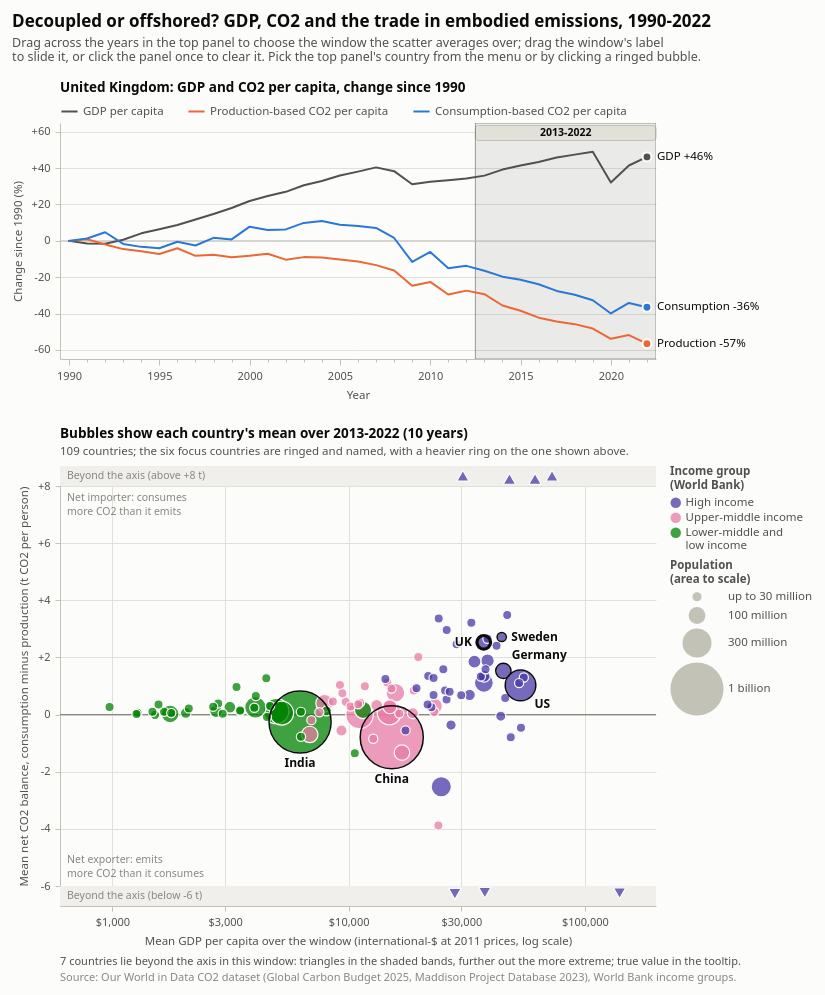

Write notebook code for a chart like this one.
### Markdown cell above
## 2. Visualization 1 - linked views in Altair

Top: one country's GDP per capita and CO2 per capita on both accounts, as percent change since
1990. Bottom: 109 countries, each a bubble at its mean GDP per capita (log scale) and its mean
net balance over the years brushed in the top panel; bubble area is population and hue is the
World Bank income group.

**Try it:** drag across the years in the top panel and watch the bubbles move; drag the brush
from the 1990s to the 2010s; click outside the brush to average over all 33 years; change the
country in the dropdown under the chart.

### Code cell
import vis1_altair_linked as v1
chart = v1.build_chart()
chart

### Figure 1 — Vega-Lite specification as saved in the notebook (floating-point values rounded to 4 significant figures; data arrays with more than 128 entries replaced by an {"elided": "..."} marker saying what was removed)
{"config": {"view": {"continuousWidth": 300, "continuousHeight": 300, "stroke": null}, "axis": {"domainColor": "#c3c2b7", "gridColor": "#e1e0d9", "gridWidth": 1, "labelColor": "#52514e", "labelFontSize": 11.0, "labelPadding": 5, "tickColor": "#c3c2b7", "titleColor": "#52514e", "titleFontSize": 11.5, "titleFontWeight": "normal", "titlePadding": 8}, "background": "#fcfcfb", "font": "Segoe UI, Helvetica Neue, Arial, DejaVu Sans, sans-serif", "legend": {"labelColor": "#52514e", "labelFontSize": 11.5, "labelLimit": 240, "offset": 14, "titleColor": "#52514e", "titleFontSize": 11.5, "titleFontWeight": 600, "titlePadding": 6}, "locale": {"number": {"currency": ["$", ""], "decimal": ".", "grouping": [3], "thousands": ",", "minus": "-"}}, "padding": 12}, "vconcat": [{"layer": [{"layer": [{"data": {"name": "data-79d2ff1e16d5d7ba7493a407e20f21be"}, "mark": {"type": "point", "opacity": 0, "size": 1}, "encoding": {"x": {"axis": {"format": "d", "grid": false, "labelExpr": "datum.value % 5 == 0 ? datum.label : ''", "labelOverlap": false, "tickCount": 33, "tickSize": {"condition": {"test": "datum.value % 5 == 0", "value": 6}, "value": 3}, "title": "Year", "values": [1990, 1991, 1992, 1993, 1994, 1995, 1996, 1997, 1998, 1999, 2000, 2001, 2002, 2003, 2004, 2005, 2006, 2007, 2008, 2009, 2010, 2011, 2012, 2013, 2014, 2015, 2016, 2017, 2018, 2019, 2020, 2021, 2022]}, "field": "year", "scale": {"domain": [1990.0, 2022.0], "nice": false}, "type": "quantitative"}, "y": {"value": 0}}, "name": "window_host_0", "transform": [{"filter": "(datum.country === country)"}, {"calculate": "datum.year - 0.5", "as": "year_from"}, {"calculate": "datum.year + 0.5", "as": "year_to"}, {"calculate": "format(datum.gdp_pc_change_pct, '+.1f') + '%'", "as": "tip_gdp_pc_change_pct"}, {"calculate": "format(datum.prod_change_pct, '+.1f') + '%'", "as": "tip_prod_change_pct"}, {"calculate": "format(datum.cons_change_pct, '+.1f') + '%'", "as": "tip_cons_change_pct"}]}, {"data": {"name": "data-fa405b8bfcf8e7daa8412878e41dc58f"}, "mark": {"type": "rect", "cornerRadius": 3, "fill": "#e1e0d9", "opacity": {"expr": "isDefined(brush.year) ? 1 : 0"}, "stroke": "#c3c2b7", "strokeWidth": 1}, "encoding": {"x": {"type": "quantitative", "datum": {"expr": "win_x0"}}, "x2": {"datum": {"expr": "win_x1"}}, "y": {"value": 2.5}, "y2": {"value": 17.5}}}, {"data": {"name": "data-fa405b8bfcf8e7daa8412878e41dc58f"}, "mark": {"type": "text", "baseline": "middle", "color": "#0b0b0b", "fontSize": 10.5, "fontWeight": 600, "opacity": {"expr": "isDefined(brush.year) ? 1 : 0"}, "text": {"expr": "win_label"}}, "encoding": {"x": {"type": "quantitative", "datum": {"expr": "(win_x0 + win_x1) / 2"}}, "y": {"value": 10.0}}}]}, {"data": {"name": "data-42990c68f268a11fa16682fcd3437a6f"}, "mark": {"type": "rule", "color": "#c3c2b7"}, "encoding": {"y": {"datum": 0}}}, {"data": {"name": "data-79d2ff1e16d5d7ba7493a407e20f21be"}, "mark": {"type": "line", "strokeCap": "round", "strokeJoin": "round", "strokeWidth": 2}, "encoding": {"color": {"field": "measure", "legend": {"columnPadding": 20, "direction": "horizontal", "labelLimit": 260, "offset": 6, "orient": "top", "symbolSize": 260, "symbolStrokeWidth": 2, "symbolType": "stroke", "title": null}, "scale": {"domain": ["GDP per capita", "Production-based CO2 per capita", "Consumption-based CO2 per capita"], "range": ["#52514e", "#eb6834", "#2a78d6"]}, "type": "nominal"}, "x": {"axis": {"format": "d", "grid": false, "labelExpr": "datum.value % 5 == 0 ? datum.label : ''", "labelOverlap": false, "tickCount": 33, "tickSize": {"condition": {"test": "datum.value % 5 == 0", "value": 6}, "value": 3}, "title": "Year", "values": [1990, 1991, 1992, 1993, 1994, 1995, 1996, 1997, 1998, 1999, 2000, 2001, 2002, 2003, 2004, 2005, 2006, 2007, 2008, 2009, 2010, 2011, 2012, 2013, 2014, 2015, 2016, 2017, 2018, 2019, 2020, 2021, 2022]}, "field": "year", "scale": {"domain": [1990.0, 2022.0], "nice": false}, "type": "quantitative"}, "y": {"axis": {"format": "+d", "grid": true, "labelExpr": "datum.value == 0 ? '0' : datum.label", "tickCount": 6, "title": "Change since 1990 (%)"}, "field": "value", "scale": {"domainMax": {"expr": "y_hi"}, "domainMin": {"expr": "y_lo"}, "nice": false, "zero": false}, "type": "quantitative"}}, "transform": [{"filter": "(datum.country === country)"}, {"calculate": "datum.year - 0.5", "as": "year_from"}, {"calculate": "datum.year + 0.5", "as": "year_to"}, {"calculate": "format(datum.gdp_pc_change_pct, '+.1f') + '%'", "as": "tip_gdp_pc_change_pct"}, {"calculate": "format(datum.prod_change_pct, '+.1f') + '%'", "as": "tip_prod_change_pct"}, {"calculate": "format(datum.cons_change_pct, '+.1f') + '%'", "as": "tip_cons_change_pct"}, {"fold": ["gdp_pc_change_pct", "prod_change_pct", "cons_change_pct"], "as": ["column", "value"]}, {"calculate": "({\"gdp_pc_change_pct\": \"GDP per capita\", \"prod_change_pct\": \"Production-based CO2 per capita\", \"cons_change_pct\": \"Consumption-based CO2 per capita\"})[datum.column]", "as": "measure"}]}, {"data": {"name": "data-79d2ff1e16d5d7ba7493a407e20f21be"}, "mark": {"type": "point", "filled": true, "opacity": 1, "size": 78, "stroke": "#fcfcfb", "strokeWidth": 2.0}, "encoding": {"fill": {"field": "measure", "legend": null, "scale": {"domain": ["GDP per capita", "Production-based CO2 per capita", "Consumption-based CO2 per capita"], "range": ["#52514e", "#eb6834", "#2a78d6"]}, "type": "nominal"}, "x": {"axis": {"format": "d", "grid": false, "labelExpr": "datum.value % 5 == 0 ? datum.label : ''", "labelOverlap": false, "tickCount": 33, "tickSize": {"condition": {"test": "datum.value % 5 == 0", "value": 6}, "value": 3}, "title": "Year", "values": [1990, 1991, 1992, 1993, 1994, 1995, 1996, 1997, 1998, 1999, 2000, 2001, 2002, 2003, 2004, 2005, 2006, 2007, 2008, 2009, 2010, 2011, 2012, 2013, 2014, 2015, 2016, 2017, 2018, 2019, 2020, 2021, 2022]}, "field": "year", "scale": {"domain": [1990.0, 2022.0], "nice": false}, "type": "quantitative"}, "y": {"axis": {"format": "+d", "grid": true, "labelExpr": "datum.value == 0 ? '0' : datum.label", "tickCount": 6, "title": "Change since 1990 (%)"}, "field": "value", "scale": {"domainMax": {"expr": "y_hi"}, "domainMin": {"expr": "y_lo"}, "nice": false, "zero": false}, "type": "quantitative"}}, "transform": [{"filter": "(datum.country === country)"}, {"calculate": "datum.year - 0.5", "as": "year_from"}, {"calculate": "datum.year + 0.5", "as": "year_to"}, {"calculate": "format(datum.gdp_pc_change_pct, '+.1f') + '%'", "as": "tip_gdp_pc_change_pct"}, {"calculate": "format(datum.prod_change_pct, '+.1f') + '%'", "as": "tip_prod_change_pct"}, {"calculate": "format(datum.cons_change_pct, '+.1f') + '%'", "as": "tip_cons_change_pct"}, {"fold": ["gdp_pc_change_pct", "prod_change_pct", "cons_change_pct"], "as": ["column", "value"]}, {"calculate": "({\"gdp_pc_change_pct\": \"GDP per capita\", \"prod_change_pct\": \"Production-based CO2 per capita\", \"cons_change_pct\": \"Consumption-based CO2 per capita\"})[datum.column]", "as": "measure"}, {"filter": "(datum.year === 2022)"}]}, {"data": {"name": "data-77f85facd0396dac9005c7f3349c7ef6"}, "mark": {"type": "text", "align": "left", "baseline": "middle", "color": "#0b0b0b", "dx": 10, "fontSize": 11.5}, "encoding": {"text": {"field": "text", "type": "nominal"}, "x": {"axis": {"format": "d", "grid": false, "labelExpr": "datum.value % 5 == 0 ? datum.label : ''", "labelOverlap": false, "tickCount": 33, "tickSize": {"condition": {"test": "datum.value % 5 == 0", "value": 6}, "value": 3}, "title": "Year", "values": [1990, 1991, 1992, 1993, 1994, 1995, 1996, 1997, 1998, 1999, 2000, 2001, 2002, 2003, 2004, 2005, 2006, 2007, 2008, 2009, 2010, 2011, 2012, 2013, 2014, 2015, 2016, 2017, 2018, 2019, 2020, 2021, 2022]}, "field": "year", "scale": {"domain": [1990.0, 2022.0], "nice": false}, "type": "quantitative"}, "y": {"axis": {"format": "+d", "grid": true, "labelExpr": "datum.value == 0 ? '0' : datum.label", "tickCount": 6, "title": "Change since 1990 (%)"}, "field": "label_y", "scale": {"domainMax": {"expr": "y_hi"}, "domainMin": {"expr": "y_lo"}, "nice": false, "zero": false}, "type": "quantitative"}}, "transform": [{"filter": "(datum.country === country)"}]}, {"data": {"name": "data-79d2ff1e16d5d7ba7493a407e20f21be"}, "mark": {"type": "rule", "color": "#52514e", "strokeWidth": 1}, "encoding": {"opacity": {"condition": {"param": "hover_year", "value": 1, "empty": false}, "value": 0}, "x": {"axis": {"format": "d", "grid": false, "labelExpr": "datum.value % 5 == 0 ? datum.label : ''", "labelOverlap": false, "tickCount": 33, "tickSize": {"condition": {"test": "datum.value % 5 == 0", "value": 6}, "value": 3}, "title": "Year", "values": [1990, 1991, 1992, 1993, 1994, 1995, 1996, 1997, 1998, 1999, 2000, 2001, 2002, 2003, 2004, 2005, 2006, 2007, 2008, 2009, 2010, 2011, 2012, 2013, 2014, 2015, 2016, 2017, 2018, 2019, 2020, 2021, 2022]}, "field": "year", "scale": {"domain": [1990.0, 2022.0], "nice": false}, "type": "quantitative"}, "y": {"value": 20}, "y2": {"value": 236}}, "transform": [{"filter": "(datum.country === country)"}, {"calculate": "datum.year - 0.5", "as": "year_from"}, {"calculate": "datum.year + 0.5", "as": "year_to"}, {"calculate": "format(datum.gdp_pc_change_pct, '+.1f') + '%'", "as": "tip_gdp_pc_change_pct"}, {"calculate": "format(datum.prod_change_pct, '+.1f') + '%'", "as": "tip_prod_change_pct"}, {"calculate": "format(datum.cons_change_pct, '+.1f') + '%'", "as": "tip_cons_change_pct"}]}, {"data": {"name": "data-79d2ff1e16d5d7ba7493a407e20f21be"}, "mark": {"type": "point", "filled": true, "opacity": 1, "size": 78, "stroke": "#fcfcfb", "strokeWidth": 2.0}, "encoding": {"fill": {"field": "measure", "legend": null, "scale": {"domain": ["GDP per capita", "Production-based CO2 per capita", "Consumption-based CO2 per capita"], "range": ["#52514e", "#eb6834", "#2a78d6"]}, "type": "nominal"}, "opacity": {"condition": {"param": "hover_year", "value": 1, "empty": false}, "value": 0}, "x": {"axis": {"format": "d", "grid": false, "labelExpr": "datum.value % 5 == 0 ? datum.label : ''", "labelOverlap": false, "tickCount": 33, "tickSize": {"condition": {"test": "datum.value % 5 == 0", "value": 6}, "value": 3}, "title": "Year", "values": [1990, 1991, 1992, 1993, 1994, 1995, 1996, 1997, 1998, 1999, 2000, 2001, 2002, 2003, 2004, 2005, 2006, 2007, 2008, 2009, 2010, 2011, 2012, 2013, 2014, 2015, 2016, 2017, 2018, 2019, 2020, 2021, 2022]}, "field": "year", "scale": {"domain": [1990.0, 2022.0], "nice": false}, "type": "quantitative"}, "y": {"axis": {"format": "+d", "grid": true, "labelExpr": "datum.value == 0 ? '0' : datum.label", "tickCount": 6, "title": "Change since 1990 (%)"}, "field": "value", "scale": {"domainMax": {"expr": "y_hi"}, "domainMin": {"expr": "y_lo"}, "nice": false, "zero": false}, "type": "quantitative"}}, "transform": [{"filter": "(datum.country === country)"}, {"calculate": "datum.year - 0.5", "as": "year_from"}, {"calculate": "datum.year + 0.5", "as": "year_to"}, {"calculate": "format(datum.gdp_pc_change_pct, '+.1f') + '%'", "as": "tip_gdp_pc_change_pct"}, {"calculate": "format(datum.prod_change_pct, '+.1f') + '%'", "as": "tip_prod_change_pct"}, {"calculate": "format(datum.cons_change_pct, '+.1f') + '%'", "as": "tip_cons_change_pct"}, {"fold": ["gdp_pc_change_pct", "prod_change_pct", "cons_change_pct"], "as": ["column", "value"]}, {"calculate": "({\"gdp_pc_change_pct\": \"GDP per capita\", \"prod_change_pct\": \"Production-based CO2 per capita\", \"cons_change_pct\": \"Consumption-based CO2 per capita\"})[datum.column]", "as": "measure"}]}, {"layer": [{"mark": {"type": "rect", "cursor": "crosshair", "opacity": 0}, "encoding": {"tooltip": [{"field": "country", "title": "Country", "type": "nominal"}, {"field": "year", "format": "d", "title": "Year", "type": "quantitative"}, {"field": "tip_gdp_pc_change_pct", "title": "GDP per capita", "type": "nominal"}, {"field": "tip_prod_change_pct", "title": "Production-based CO2 per capita", "type": "nominal"}, {"field": "tip_cons_change_pct", "title": "Consumption-based CO2 per capita", "type": "nominal"}], "x": {"axis": {"format": "d", "grid": false, "labelExpr": "datum.value % 5 == 0 ? datum.label : ''", "labelOverlap": false, "tickCount": 33, "tickSize": {"condition": {"test": "datum.value % 5 == 0", "value": 6}, "value": 3}, "title": "Year", "values": [1990, 1991, 1992, 1993, 1994, 1995, 1996, 1997, 1998, 1999, 2000, 2001, 2002, 2003, 2004, 2005, 2006, 2007, 2008, 2009, 2010, 2011, 2012, 2013, 2014, 2015, 2016, 2017, 2018, 2019, 2020, 2021, 2022]}, "field": "year_from", "scale": {"domain": [1990.0, 2022.0], "nice": false}, "type": "quantitative"}, "x2": {"field": "year_to"}, "y": {"value": 20}, "y2": {"value": 236}}, "name": "year_bands_7", "transform": [{"filter": "(datum.country === country)"}, {"calculate": "datum.year - 0.5", "as": "year_from"}, {"calculate": "datum.year + 0.5", "as": "year_to"}, {"calculate": "format(datum.gdp_pc_change_pct, '+.1f') + '%'", "as": "tip_gdp_pc_change_pct"}, {"calculate": "format(datum.prod_change_pct, '+.1f') + '%'", "as": "tip_prod_change_pct"}, {"calculate": "format(datum.cons_change_pct, '+.1f') + '%'", "as": "tip_cons_change_pct"}]}], "data": {"name": "data-79d2ff1e16d5d7ba7493a407e20f21be"}}], "height": 236, "title": {"text": {"expr": "country + ': GDP and CO2 per capita, change since 1990'"}, "anchor": "start", "color": "#0b0b0b", "fontSize": 13.5, "fontWeight": 600, "frame": "group", "offset": 8, "subtitleColor": "#52514e", "subtitleFontSize": 11.5, "subtitlePadding": 5}, "width": 596}, {"layer": [{"data": {"name": "data-e1f600291077253fc28dc61dd0da8123"}, "mark": {"type": "rect", "color": "#f0efec"}, "encoding": {"y": {"axis": {"format": "+d", "grid": true, "labelExpr": "datum.value == 0 ? '0' : datum.label", "labels": true, "ticks": true, "title": "Mean net CO2 balance, consumption minus production (t CO2 per person)", "values": [-6, -4, -2, 0, 2, 4, 6, 8]}, "field": "y0", "scale": {"domain": [-6.7, 8.7], "nice": false, "type": "linear", "zero": false}, "type": "quantitative"}, "y2": {"field": "y1"}}}, {"data": {"name": "data-42990c68f268a11fa16682fcd3437a6f"}, "mark": {"type": "rule", "color": "#898781", "strokeWidth": 1.2}, "encoding": {"y": {"datum": 0}}}, {"data": {"name": "data-fa7fc782eb7f17ad8ad501154e27dfa3"}, "mark": {"type": "text", "align": "left", "baseline": "middle", "color": "#898781", "fontSize": 10.5}, "encoding": {"text": {"field": "text", "type": "nominal"}, "x": {"value": 7}, "y": {"field": "y", "scale": null, "type": "quantitative"}}}, {"layer": [{"mark": {"type": "point", "filled": true, "opacity": 1, "strokeOpacity": 1, "strokeWidth": 1.2}, "encoding": {"color": {"field": "income_group", "legend": {"labelExpr": "datum.label == 'Lower-middle and low income' ? ['Lower-middle and', 'low income'] : datum.label", "symbolOpacity": 0.75, "symbolSize": 110, "symbolStrokeWidth": 0, "symbolType": "circle", "title": ["Income group", "(World Bank)"]}, "scale": {"domain": ["High income", "Upper-middle income", "Lower-middle and low income"], "range": ["#4a3aa7", "#e87ba4", "#008300"]}, "type": "nominal"}, "fillOpacity": {"condition": {"param": "hover_country", "value": 1.0, "empty": false}, "value": 0.75}, "order": {"field": "mean_pop", "sort": "descending", "type": "quantitative"}, "shape": {"field": "pin", "legend": null, "scale": {"domain": ["inside", "above", "below"], "range": ["circle", "triangle-up", "triangle-down"]}, "type": "nominal"}, "size": {"field": "size_pop", "legend": {"labelExpr": "datum.value <= 30000000 ? 'up to 30 million' : datum.value >= 1e9 ? format(datum.value / 1e9, 'd') + ' billion' : format(datum.value / 1e6, 'd') + ' million'", "rowPadding": 4, "symbolFillColor": "#c3c2b7", "symbolOpacity": 1, "symbolStrokeColor": "#fcfcfb", "symbolStrokeWidth": 0, "symbolType": "circle", "title": ["Population", "(area to scale)"], "values": [30000000.0, 100000000.0, 300000000.0, 1000000000.0]}, "scale": {"domain": [0, 1500000000.0], "range": [0, 4232.0], "type": "linear"}, "type": "quantitative"}, "stroke": {"condition": {"param": "hover_country", "value": "#0b0b0b", "empty": false}, "value": "#fcfcfb"}, "x": {"axis": {"format": "$,.0f", "grid": true, "title": "Mean GDP per capita over the window (international-$ at 2011 prices, log scale)", "values": [1000, 3000, 10000, 30000, 100000]}, "field": "mean_gdp", "scale": {"domain": [600, 200000], "nice": false, "type": "log"}, "type": "quantitative"}, "y": {"axis": {"format": "+d", "grid": true, "labelExpr": "datum.value == 0 ? '0' : datum.label", "labels": true, "ticks": true, "title": "Mean net CO2 balance, consumption minus production (t CO2 per person)", "values": [-6, -4, -2, 0, 2, 4, 6, 8]}, "field": "y_plot", "scale": {"domain": [-6.7, 8.7], "nice": false, "type": "linear", "zero": false}, "type": "quantitative"}}}, {"mark": {"type": "point", "filled": false, "opacity": 1, "size": {"expr": "2.821333333333333e-06 * datum.size_pop"}, "stroke": "#0b0b0b"}, "encoding": {"strokeWidth": {"condition": {"test": "(datum.country === country)", "value": 3.2}, "value": 1.5}, "x": {"axis": {"format": "$,.0f", "grid": true, "title": "Mean GDP per capita over the window (international-$ at 2011 prices, log scale)", "values": [1000, 3000, 10000, 30000, 100000]}, "field": "mean_gdp", "scale": {"domain": [600, 200000], "nice": false, "type": "log"}, "type": "quantitative"}, "y": {"axis": {"format": "+d", "grid": true, "labelExpr": "datum.value == 0 ? '0' : datum.label", "labels": true, "ticks": true, "title": "Mean net CO2 balance, consumption minus production (t CO2 per person)", "values": [-6, -4, -2, 0, 2, 4, 6, 8]}, "field": "y_plot", "scale": {"domain": [-6.7, 8.7], "nice": false, "type": "linear", "zero": false}, "type": "quantitative"}}, "transform": [{"filter": "(datum.is_focus === 1)"}]}, {"mark": {"type": "text", "align": {"expr": "datum.label_align"}, "baseline": {"expr": "datum.label_base"}, "dx": {"expr": "datum.label_dx"}, "dy": {"expr": "datum.label_dy"}, "fill": "#fcfcfb", "fontSize": 12.0, "fontWeight": 600, "stroke": "#fcfcfb", "strokeJoin": "round", "strokeOpacity": 0.85, "strokeWidth": 3}, "encoding": {"text": {"field": "label", "type": "nominal"}, "x": {"axis": {"format": "$,.0f", "grid": true, "title": "Mean GDP per capita over the window (international-$ at 2011 prices, log scale)", "values": [1000, 3000, 10000, 30000, 100000]}, "field": "mean_gdp", "scale": {"domain": [600, 200000], "nice": false, "type": "log"}, "type": "quantitative"}, "y": {"axis": {"format": "+d", "grid": true, "labelExpr": "datum.value == 0 ? '0' : datum.label", "labels": true, "ticks": true, "title": "Mean net CO2 balance, consumption minus production (t CO2 per person)", "values": [-6, -4, -2, 0, 2, 4, 6, 8]}, "field": "y_plot", "scale": {"domain": [-6.7, 8.7], "nice": false, "type": "linear", "zero": false}, "type": "quantitative"}}, "transform": [{"filter": "(datum.is_focus === 1)"}]}, {"mark": {"type": "text", "align": {"expr": "datum.label_align"}, "baseline": {"expr": "datum.label_base"}, "dx": {"expr": "datum.label_dx"}, "dy": {"expr": "datum.label_dy"}, "fill": "#0b0b0b", "fontSize": 12.0, "fontWeight": 600}, "encoding": {"text": {"field": "label", "type": "nominal"}, "x": {"axis": {"format": "$,.0f", "grid": true, "title": "Mean GDP per capita over the window (international-$ at 2011 prices, log scale)", "values": [1000, 3000, 10000, 30000, 100000]}, "field": "mean_gdp", "scale": {"domain": [600, 200000], "nice": false, "type": "log"}, "type": "quantitative"}, "y": {"axis": {"format": "+d", "grid": true, "labelExpr": "datum.value == 0 ? '0' : datum.label", "labels": true, "ticks": true, "title": "Mean net CO2 balance, consumption minus production (t CO2 per person)", "values": [-6, -4, -2, 0, 2, 4, 6, 8]}, "field": "y_plot", "scale": {"domain": [-6.7, 8.7], "nice": false, "type": "linear", "zero": false}, "type": "quantitative"}}, "transform": [{"filter": "(datum.is_focus === 1)"}]}, {"mark": {"type": "point", "opacity": 0, "size": 1, "tooltip": {"expr": "(datum.datum || datum).pin == 'inside' ? {'Country': (datum.datum || datum).country, 'Income group': (datum.datum || datum).income_group, 'Mean GDP per capita': (datum.datum || datum).tip_gdp, 'Mean net balance': (datum.datum || datum).tip_net, 'Mean population': (datum.datum || datum).tip_pop, 'Years averaged': (datum.datum || datum).tip_years} : {'Country': (datum.datum || datum).country, 'Income group': (datum.datum || datum).income_group, 'Mean GDP per capita': (datum.datum || datum).tip_gdp, 'Mean net balance': (datum.datum || datum).tip_net, 'Mean population': (datum.datum || datum).tip_pop, 'Years averaged': (datum.datum || datum).tip_years, 'Drawn': 'at the edge, beyond the axis'}"}}, "encoding": {"x": {"axis": {"format": "$,.0f", "grid": true, "title": "Mean GDP per capita over the window (international-$ at 2011 prices, log scale)", "values": [1000, 3000, 10000, 30000, 100000]}, "field": "mean_gdp", "scale": {"domain": [600, 200000], "nice": false, "type": "log"}, "type": "quantitative"}, "y": {"axis": {"format": "+d", "grid": true, "labelExpr": "datum.value == 0 ? '0' : datum.label", "labels": true, "ticks": true, "title": "Mean net CO2 balance, consumption minus production (t CO2 per person)", "values": [-6, -4, -2, 0, 2, 4, 6, 8]}, "field": "y_plot", "scale": {"domain": [-6.7, 8.7], "nice": false, "type": "linear", "zero": false}, "type": "quantitative"}}, "name": "bubble_targets_3"}], "data": {"name": "data-0e02c6c29291c5940dc760080d15385a"}, "transform": [{"filter": {"param": "brush"}}, {"aggregate": [{"op": "mean", "field": "gdp_per_capita", "as": "mean_gdp"}, {"op": "mean", "field": "net_co2_per_capita", "as": "mean_net"}, {"op": "mean", "field": "population", "as": "mean_pop"}, {"op": "count", "as": "n_years"}, {"op": "min", "field": "year", "as": "year_min"}, {"op": "max", "field": "year", "as": "year_max"}], "groupby": ["country", "income_group", "is_focus"]}, {"calculate": "datum.mean_net > 8.0 ? 'above' : datum.mean_net < -6.0 ? 'below' : 'inside'", "as": "pin"}, {"calculate": "datum.pin == 'above' ? 8.0 + 0.7 * (0.3 + 0.39999999999999997 * min(1, 1 * (datum.mean_net - 8.0) / 30.0)) : datum.pin == 'below' ? -6.0 + -0.7 * (0.3 + 0.39999999999999997 * min(1, -1 * (datum.mean_net - -6.0) / 30.0)) : datum.mean_net", "as": "y_plot"}, {"calculate": "max(datum.mean_pop, 30000000.0) * (datum.pin == 'inside' ? 1 : 1.8137993642342178)", "as": "size_pop"}, {"calculate": "sqrt(2.821333333333333e-06 * max(datum.mean_pop, 30000000.0)) / 2", "as": "radius"}, {"calculate": "({\"United States\": \"US\", \"United Kingdom\": \"UK\", \"Germany\": \"Germany\", \"Sweden\": \"Sweden\", \"China\": \"China\", \"India\": \"India\"})[datum.country]", "as": "label"}, {"calculate": "({\"United States\": 1, \"United Kingdom\": -1, \"Germany\": 1, \"Sweden\": 1, \"China\": 0, \"India\": 0})[datum.country]", "as": "side_h"}, {"calculate": "({\"United States\": 1, \"United Kingdom\": 0, \"Germany\": -1, \"Sweden\": 0, \"China\": 1, \"India\": 1})[datum.country]", "as": "side_v"}, {"calculate": "datum.side_h * (datum.side_h != 0 && datum.side_v != 0 ? 0.71 * datum.radius + 3 : datum.radius + 5)", "as": "label_dx"}, {"calculate": "datum.side_v * (datum.side_h != 0 && datum.side_v != 0 ? 0.71 * datum.radius + 3 : datum.radius + 5)", "as": "label_dy"}, {"calculate": "datum.side_h > 0 ? 'left' : datum.side_h < 0 ? 'right' : 'center'", "as": "label_align"}, {"calculate": "datum.side_v > 0 ? 'top' : datum.side_v < 0 ? 'bottom' : 'middle'", "as": "label_base"}, {"calculate": "'$' + format(datum.mean_gdp, ',.0f')", "as": "tip_gdp"}, {"calculate": "format(datum.mean_net, '+.2f') + ' t CO2 per person'", "as": "tip_net"}, {"calculate": "datum.mean_pop >= 1e9 ? format(datum.mean_pop / 1e9, '.2f') + ' billion' : format(datum.mean_pop / 1e6, '.1f') + ' million'", "as": "tip_pop"}, {"calculate": "datum.n_years == 1 ? toString(datum.year_min) : datum.year_min + '-' + datum.year_max + ' (' + datum.n_years + ' years)'", "as": "tip_years"}]}, {"data": {"name": "data-0e02c6c29291c5940dc760080d15385a"}, "mark": {"type": "text", "align": "left", "baseline": "top", "color": "#52514e", "fontSize": 11.0}, "encoding": {"text": {"field": "note", "type": "nominal"}, "x": {"value": 0}, "y": {"value": 490.0}}, "transform": [{"filter": {"param": "brush"}}, {"aggregate": [{"op": "mean", "field": "net_co2_per_capita", "as": "mean_net"}], "groupby": ["country"]}, {"calculate": "datum.mean_net > 8.0 || datum.mean_net < -6.0 ? 1 : 0", "as": "off"}, {"aggregate": [{"op": "sum", "field": "off", "as": "n_off"}]}, {"calculate": "datum.n_off == 0 ? 'No country lies beyond the axis in this window.' : (datum.n_off == 1 ? '1 country lies' : datum.n_off + ' countries lie') + ' beyond the axis in this window: triangles in the shaded bands, further out the more extreme; true value in the tooltip.'", "as": "note"}]}, {"data": {"name": "data-df7ac4a0340f81db452d41fbe6cf1714"}, "mark": {"type": "text", "align": "left", "baseline": "top", "color": "#898781", "fontSize": 11.0}, "encoding": {"text": {"field": "note", "type": "nominal"}, "x": {"value": 0}, "y": {"value": 506.0}}}], "height": 440, "title": {"text": {"expr": "win_hi < win_lo ? \"The brush holds no whole year: drag it wider, or click the top panel to clear it\" : \"Bubbles show each country's mean over \" + win_label + (isDefined(brush.year) ? (win_lo == win_hi ? ' (one year)' : ' (' + (win_hi - win_lo + 1) + ' years)') : ' (all 33 years, no window brushed)')"}, "anchor": "start", "color": "#0b0b0b", "fontSize": 13.5, "fontWeight": 600, "frame": "group", "offset": 8, "subtitle": "109 countries; the six focus countries are ringed and named, with a heavier ring on the one shown above.", "subtitleColor": "#52514e", "subtitleFontSize": 11.5, "subtitlePadding": 5}, "width": 596}], "description": "Linked views. An interval selection (a brush) on the time series of one country sets the years over which the scatter below averages GDP per capita and the net balance of embodied CO2 for every country.", "params": [{"name": "brush", "select": {"type": "interval", "clear": false, "encodings": ["x"], "mark": {"cursor": "ew-resize", "fill": "#0b0b0b", "fillOpacity": 0.07, "stroke": "#52514e", "strokeOpacity": 0.55, "strokeWidth": 1}, "zoom": false}, "value": {"x": [2012.0, 2022.0]}, "views": ["window_host_0"]}, {"name": "hover_year", "select": {"type": "point", "clear": "pointerout", "fields": ["year"], "on": "pointerover"}, "views": ["year_bands_7"]}, {"name": "hover_country", "select": {"type": "point", "clear": "pointerout", "fields": ["country"], "nearest": true, "on": "pointerover"}, "views": ["bubble_targets_3"]}, {"name": "pick", "select": {"type": "point", "clear": false, "fields": ["country"], "nearest": true, "on": "click[event.item && event.item.isVoronoi && event.item.datum.datum.is_focus === 1]", "toggle": false}, "bind": {"input": "select", "options": ["United States", "United Kingdom", "Germany", "Sweden", "China", "India"], "name": "Country in the top panel "}, "value": [{"country": "United Kingdom"}], "views": ["bubble_targets_3"]}, {"name": "country", "expr": "indexof([\"United States\", \"United Kingdom\", \"Germany\", \"Sweden\", \"China\", \"India\"], pick_country) >= 0 ? pick_country : \"United Kingdom\""}, {"name": "y_lo", "expr": "({\"China\": -43.58, \"Germany\": -51.56, \"India\": -22.3, \"Sweden\": -65.58, \"United Kingdom\": -64.95, \"United States\": -38.83})[country]"}, {"name": "y_hi", "expr": "({\"China\": 626.51, \"Germany\": 102.75, \"India\": 302.7, \"Sweden\": 86.42, \"United Kingdom\": 64.81, \"United States\": 69.55})[country]"}, {"name": "win_x0", "expr": "isDefined(brush.year) ? min(brush.year[0], brush.year[1]) : 1989.5"}, {"name": "win_x1", "expr": "isDefined(brush.year) ? max(brush.year[0], brush.year[1]) : 1989.5"}, {"name": "win_lo", "expr": "isDefined(brush.year) ? ceil(min(brush.year[0], brush.year[1])) : 1990"}, {"name": "win_hi", "expr": "isDefined(brush.year) ? floor(max(brush.year[0], brush.year[1])) : 2022"}, {"name": "win_label", "expr": "win_hi < win_lo ? 'no whole year' : win_lo == win_hi ? toString(win_lo) : win_lo + '-' + win_hi"}], "resolve": {"scale": {"color": "independent", "shape": "independent", "size": "independent"}}, "spacing": 26, "title": {"text": "Decoupled or offshored? GDP, CO2 and the trade in embodied emissions, 1990-2022", "anchor": "start", "color": "#0b0b0b", "fontSize": 17.0, "fontWeight": 600, "offset": 16, "subtitle": ["Drag across the years in the top panel to choose the window the scatter averages over; drag the window's label", "to slide it, or click the panel once to clear it. Pick the top panel's country from the menu or by clicking a ringed bubble."], "subtitleColor": "#52514e", "subtitleFontSize": 12.5, "subtitlePadding": 6}, "usermeta": {"embedOptions": {"actions": false, "renderer": "svg", "tooltip": {"offsetX": 22, "offsetY": 14}}}, "$schema": "https://vega.github.io/schema/vega-lite/v6.4.1.json", "datasets": {"data-79d2ff1e16d5d7ba7493a407e20f21be": {"elided": "198 records"}, "data-fa405b8bfcf8e7daa8412878e41dc58f": [{"tab": 1}], "data-42990c68f268a11fa16682fcd3437a6f": [{"zero": 0}], "data-77f85facd0396dac9005c7f3349c7ef6": [{"country": "United States", "measure": "GDP per capita", "year": 2022, "value": 56.33, "label_y": 56.33, "text": "GDP +56%"}, {"country": "United States", "measure": "Production-based CO2 per capita", "year": 2022, "value": -26.92, "label_y": -26.92, "text": "Production -27%"}, {"country": "United States", "measure": "Consumption-based CO2 per capita", "year": 2022, "value": -18.25, "label_y": -18.25, "text": "Consumption -18%"}, {"country": "United Kingdom", "measure": "GDP per capita", "year": 2022, "value": 46.15, "label_y": 46.15, "text": "GDP +46%"}, {"country": "United Kingdom", "measure": "Production-based CO2 per capita", "year": 2022, "value": -56.51, "label_y": -56.51, "text": "Production -57%"}, {"country": "United Kingdom", "measure": "Consumption-based CO2 per capita", "year": 2022, "value": -36.48, "label_y": -36.48, "text": "Consumption -36%"}, {"country": "Germany", "measure": "GDP per capita", "year": 2022, "value": 83.87, "label_y": 83.87, "text": "GDP +84%"}, {"country": "Germany", "measure": "Production-based CO2 per capita", "year": 2022, "value": -39.98, "label_y": -41.44, "text": "Production -40%"}, {"country": "Germany", "measure": "Consumption-based CO2 per capita", "year": 2022, "value": -33.74, "label_y": -32.28, "text": "Consumption -34%"}, {"country": "Sweden", "measure": "GDP per capita", "year": 2022, "value": 67.89, "label_y": 67.89, "text": "GDP +68%"}, {"country": "Sweden", "measure": "Production-based CO2 per capita", "year": 2022, "value": -48.35, "label_y": -45.53, "text": "Production -48%"}, {"country": "Sweden", "measure": "Consumption-based CO2 per capita", "year": 2022, "value": -51.73, "label_y": -54.55, "text": "Consumption -52%"}, {"country": "China", "measure": "GDP per capita", "year": 2022, "value": 544.8, "label_y": 544.8, "text": "GDP +545%"}, {"country": "China", "measure": "Production-based CO2 per capita", "year": 2022, "value": 281.7, "label_y": 289.5, "text": "Production +282%"}, {"country": "China", "measure": "Consumption-based CO2 per capita", "year": 2022, "value": 257.5, "label_y": 249.7, "text": "Consumption +258%"}, {"country": "India", "measure": "GDP per capita", "year": 2022, "value": 263.1, "label_y": 263.1, "text": "GDP +263%"}, {"country": "India", "measure": "Production-based CO2 per capita", "year": 2022, "value": 197.2, "label_y": 197.2, "text": "Production +197%"}, {"country": "India", "measure": "Consumption-based CO2 per capita", "year": 2022, "value": 143.4, "label_y": 143.4, "text": "Consumption +143%"}], "data-e1f600291077253fc28dc61dd0da8123": [{"y0": 8.0, "y1": 8.7}, {"y0": -6.7, "y1": -6.0}], "data-fa7fc782eb7f17ad8ad501154e27dfa3": [{"y": 10.0, "text": "Beyond the axis (above +8 t)"}, {"y": 32.28, "text": "Net importer: consumes"}, {"y": 45.93, "text": "more CO2 than it emits"}, {"y": 394.1, "text": "Net exporter: emits"}, {"y": 407.7, "text": "more CO2 than it consumes"}, {"y": 430.0, "text": "Beyond the axis (below -6 t)"}], "data-0e02c6c29291c5940dc760080d15385a": {"elided": "3597 records"}, "data-df7ac4a0340f81db452d41fbe6cf1714": [{"note": "Source: Our World in Data CO2 dataset (Global Carbon Budget 2025, Maddison Project Database 2023), World Bank income groups."}]}}
